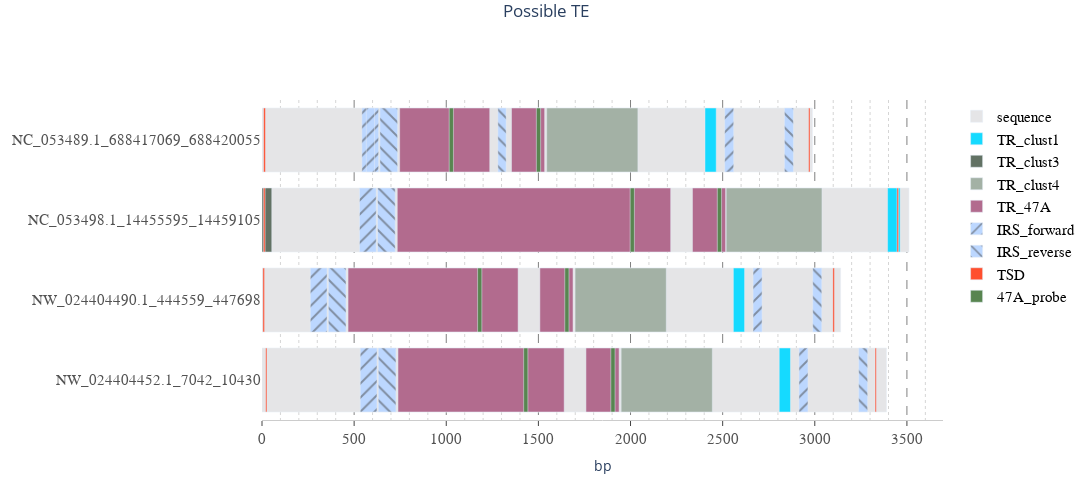

Write notebook code for a chart like this one.
### Code cell
fig = go.Figure()

#making our sequences
probe_values = [x for x in length_to_draw.values()]
names = [x for x in length_to_draw.keys()]

fig.add_trace(
    go.Bar(
        base=[0],
        x=probe_values,
        y=names,
        orientation="h",
        name='sequence',
        marker_color="#E5E5E7",
    )
)
fig.update_layout(barmode="overlay")
fig.update_layout(
    title={
        "text": "Possible TE",
        "y": 0.99,
        "x": 0.5,
        "xanchor": "center",
        "yanchor": "top",
    },
    xaxis_title="bp",
    #yaxis_title='Chromosome',
)

fig.update_layout(
    xaxis=dict(
        automargin=True,
        showline=True,
        showgrid=True,
        showticklabels=True,
        linecolor="rgb(204, 204, 204)",
        linewidth=1,
        ticks="outside",
        rangemode="nonnegative",
        tickfont=dict(
            family="Arial",
            size=15,
            color="rgb(82, 82, 82)",
        ),
    ),
    # Turn off everything on y axis
    yaxis=dict(
        showgrid=False,
        zeroline=False,
        showline=False,
        showticklabels=True,
        ticklabelstep=1,
        tickwidth=15,
        tickfont=dict(
            family="Arial",
            size=15,
            color="rgb(82, 82, 82)",
        ),
    ),
    width=1400,
    height=500,
    margin=dict(
        autoexpand=True,
        # l=150,
        # r=20,
        # t=110,
    ),
    showlegend=True,
    plot_bgcolor="white",
)

fig.update_layout(legend=dict(font=dict(family="Arial", size=15, color="black")))
fig.update_xaxes(gridcolor='grey', griddash='dash', minor_griddash="dot")
#fig.update_yaxes(tickvals=8)
#fig.update_yaxes(ticklabelstep=1)

for repeat in color_map.keys():
    probe_values = []
    names = []
    
    for key, value in tr_to_draw.items():
        for i in value:
            if i[0] ==repeat:
                probe_values.append(i)
                names.append(key)    
    if names:
        fig.add_trace(
            go.Bar(
                base=[x[1] for x in probe_values],
                x=[x[2] - x[1] for x in probe_values],
                y=names,
                orientation="h",
                name=f'TR_{repeat}',
                #marker_pattern_shape="\\",
                marker_color=color_map[repeat],
            )
        )
    
probe_values = []
names = []

for key, value in irf_results_to_draw.items():
    for probe in value:
        probe_values.append(probe[1])
        names.append(key)
fig.add_trace(
    go.Bar(
        base=[x[0] for x in probe_values],
        x=[x[1]-x[0] for x in probe_values],
        y=names,
        orientation="h",
        name='IRS_forward',
        marker_pattern_shape="/",
        marker_color="#BCD7FF"
    )
)

probe_values = []
names = []

for key, value in irf_results_to_draw.items():
    for probe in value:
        probe_values.append(probe[2])
        names.append(key)
fig.add_trace(
    go.Bar(
        base=[x[0] for x in probe_values],
        x=[x[1]-x[0] for x in probe_values],
        y=names,
        orientation="h",
        name='IRS_reverse',
        marker_pattern_shape="\\",
        marker_color="#BCD7FF",
    )
)

probe_values = []
names = []

for key, value in tsd_to_draw.items():
    probe_values.append(value[1])
    names.append(key)
    probe_values.append(value[2])
    names.append(key)
    
fig.add_trace(
    go.Bar(
        base=[x[0] for x in probe_values],
        x=[x[1]-x[0] for x in probe_values],
        y=names,
        orientation="h",
        name='TSD',
        #marker_pattern_shape="\\",
        marker_color="#FF4F2E",
    )
)

probe_values = []
names = []

for key, value in probe47A_to_draw.items():
    for probe in value:
        probe_values.append(probe)
        names.append(key)
fig.add_trace(
    go.Bar(
        base=[x[0] for x in probe_values],
        x=[x[1]-x[0] for x in probe_values],
        y=names,
        orientation="h",
        name='47A_probe',
        #marker_pattern_shape="\\",
        marker_color="#588550",
    )
)

#output_file_name = title_text + ".jpg"
#fig.write_image(output_file_name, format='jpg')
fig.show()

### Figure 1 — Plotly figure (JSON) as saved in the notebook; plotly's stock layout.template omitted (floating-point values rounded to 4 significant figures)
{"data": [{"base": [0], "marker": {"color": "#E5E5E7"}, "name": "sequence", "orientation": "h", "type": "bar", "x": [3389, 3140, 3511, 2987], "y": ["NW_024404452.1_7042_10430", "NW_024404490.1_444559_447698", "NC_053498.1_14455595_14459105", "NC_053489.1_688417069_688420055"]}, {"base": [2807, 2558, 3395, 2404], "marker": {"color": "#15daff"}, "name": "TR_clust1", "orientation": "h", "type": "bar", "x": [61, 61, 68, 61], "y": ["NW_024404452.1_7042_10430", "NW_024404490.1_444559_447698", "NC_053498.1_14455595_14459105", "NC_053489.1_688417069_688420055"]}, {"base": [0], "marker": {"color": "#627264"}, "name": "TR_clust3", "orientation": "h", "type": "bar", "x": [53], "y": ["NC_053498.1_14455595_14459105"]}, {"base": [1949, 1699, 2519, 1545], "marker": {"color": "#a3b1a5"}, "name": "TR_clust4", "orientation": "h", "type": "bar", "x": [495, 495, 520, 495], "y": ["NW_024404452.1_7042_10430", "NW_024404490.1_444559_447698", "NC_053498.1_14455595_14459105", "NC_053489.1_688417069_688420055"]}, {"base": [738, 1758, 467, 1508, 734, 2336, 747, 1354], "marker": {"color": "#B26B8E"}, "name": "TR_47A", "orientation": "h", "type": "bar", "x": [902, 180, 923, 180, 1484, 180, 489, 180], "y": ["NW_024404452.1_7042_10430", "NW_024404452.1_7042_10430", "NW_024404490.1_444559_447698", "NW_024404490.1_444559_447698", "NC_053498.1_14455595_14459105", "NC_053498.1_14455595_14459105", "NC_053489.1_688417069_688420055", "NC_053489.1_688417069_688420055"]}, {"base": [533, 2914, 262, 2665, 529, 542, 566, 2511], "marker": {"color": "#BCD7FF", "pattern": {"shape": "/"}}, "name": "IRS_forward", "orientation": "h", "type": "bar", "x": [91, 49, 91, 49, 91, 91, 45, 49], "y": ["NW_024404452.1_7042_10430", "NW_024404452.1_7042_10430", "NW_024404490.1_444559_447698", "NW_024404490.1_444559_447698", "NC_053498.1_14455595_14459105", "NC_053489.1_688417069_688420055", "NC_053489.1_688417069_688420055", "NC_053489.1_688417069_688420055"]}, {"base": [631, 3238, 360, 2989, 627, 640, 1280, 2835], "marker": {"color": "#BCD7FF", "pattern": {"shape": "\\"}}, "name": "IRS_reverse", "orientation": "h", "type": "bar", "x": [96, 49, 96, 49, 96, 96, 45, 49], "y": ["NW_024404452.1_7042_10430", "NW_024404452.1_7042_10430", "NW_024404490.1_444559_447698", "NW_024404490.1_444559_447698", "NC_053498.1_14455595_14459105", "NC_053489.1_688417069_688420055", "NC_053489.1_688417069_688420055", "NC_053489.1_688417069_688420055"]}, {"base": [20, 3327, 5, 3098, 8, 3446, 9, 2966], "marker": {"color": "#FF4F2E"}, "name": "TSD", "orientation": "h", "type": "bar", "x": [7, 7, 9, 9, 9, 8, 10, 8], "y": ["NW_024404452.1_7042_10430", "NW_024404452.1_7042_10430", "NW_024404490.1_444559_447698", "NW_024404490.1_444559_447698", "NC_053498.1_14455595_14459105", "NC_053498.1_14455595_14459105", "NC_053489.1_688417069_688420055", "NC_053489.1_688417069_688420055"]}, {"base": [1420, 1893, 1170, 1643, 1998, 2471, 1016, 1489], "marker": {"color": "#588550"}, "name": "47A_probe", "orientation": "h", "type": "bar", "x": [23, 23, 23, 23, 23, 23, 23, 23], "y": ["NW_024404452.1_7042_10430", "NW_024404452.1_7042_10430", "NW_024404490.1_444559_447698", "NW_024404490.1_444559_447698", "NC_053498.1_14455595_14459105", "NC_053498.1_14455595_14459105", "NC_053489.1_688417069_688420055", "NC_053489.1_688417069_688420055"]}], "layout": {"barmode": "overlay", "height": 500, "legend": {"font": {"color": "black", "family": "Arial", "size": 15}}, "margin": {"autoexpand": true}, "plot_bgcolor": "white", "showlegend": true, "title": {"text": "Possible TE", "x": 0.5, "xanchor": "center", "y": 0.99, "yanchor": "top"}, "width": 1400, "xaxis": {"automargin": true, "autorange": true, "gridcolor": "grey", "griddash": "dash", "linecolor": "rgb(204, 204, 204)", "linewidth": 1, "minor": {"griddash": "dot"}, "range": [0, 3696.0], "rangemode": "nonnegative", "showgrid": true, "showline": true, "showticklabels": true, "tickfont": {"color": "rgb(82, 82, 82)", "family": "Arial", "size": 15}, "ticks": "outside", "title": {"text": "bp"}, "type": "linear"}, "yaxis": {"autorange": true, "range": [-0.5, 3.5], "showgrid": false, "showline": false, "showticklabels": true, "tickfont": {"color": "rgb(82, 82, 82)", "family": "Arial", "size": 15}, "ticklabelstep": 1, "tickwidth": 15, "type": "category", "zeroline": false}}}
